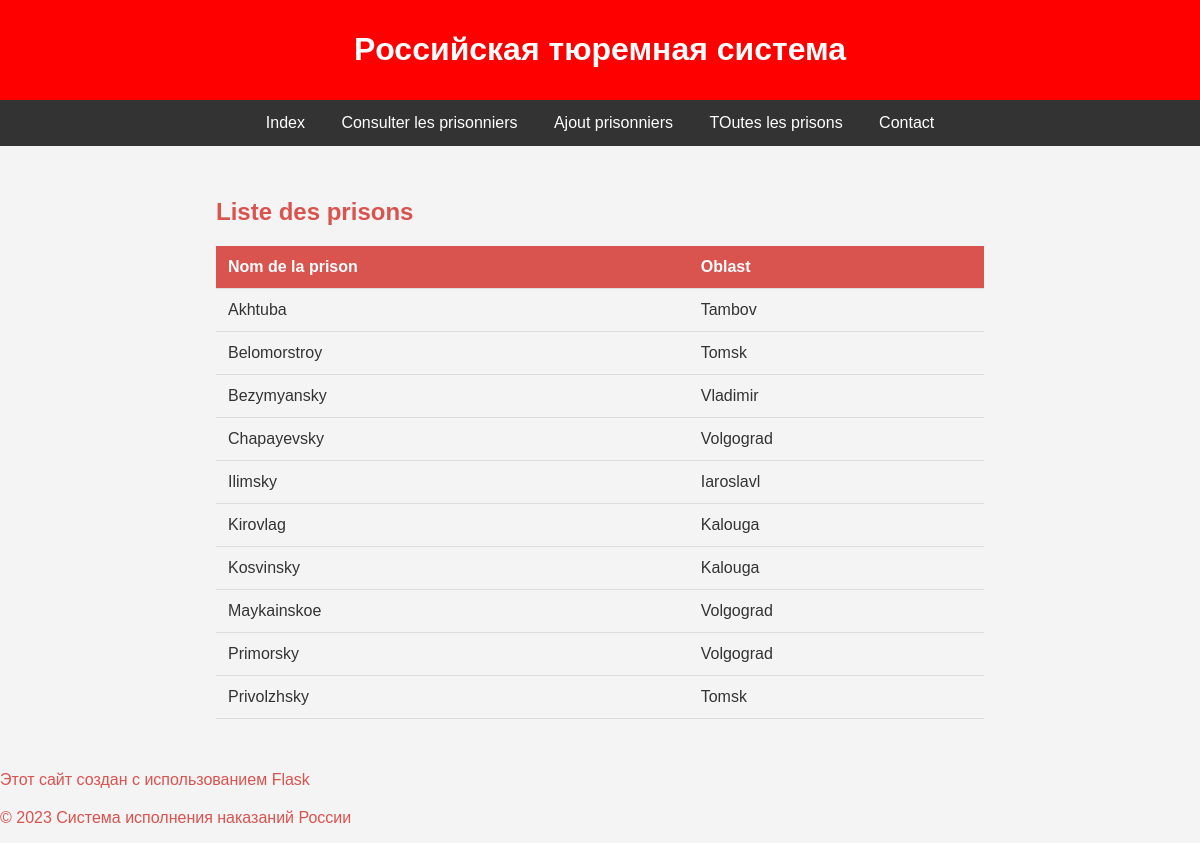
Page /Touteslesprisons on the committed database.
### tables this page shows
CREATE TABLE prison (
	id INTEGER PRIMARY KEY AUTOINCREMENT,
	name_prison VARCHAR(200),
	oblast VARCHAR(100),
	number_of_prisonners INT,
	capacityPrison INT,
	prison_Type VARCHAR(100)
);

### app.py (the view)
@app.route("/Touteslesprisons")
def Touteslesprisons():
    prisons=func.Prison.getAllPrisons()
    return render_template("Touteslesprisons.html",prisons=prisons)

### classes.py (called while the page is built)
def connect_database(database_path):
    return sqlite3.connect(database_path)

     def getAllPrisons():
        conn =connect_database('goodDB.db')
        cursor = conn.cursor()
        prisons=cursor.execute("SELECT * FROM prison").fetchall()
        return prisons

### templates/Touteslesprisons.html (shortened to what this page needs)
<!DOCTYPE html>
<html lang="en">
<head>
</head>
<body>
{% extends 'layout.html' %}
{% block content %}
    <div>
        <h2>Liste des prisons</h2>
        {% if prisons %}
            <table>
                <thead>
                    <tr>
                        <th>Nom de la prison</th>
                        <th>Oblast</th>
                    </tr>
                </thead>
                <tbody>
                    {% for prison in prisons %}
                        <tr>
                            <td>{{ prison[1] }}</td>
                            <td>{{ prison[2] }}</td>
                        </tr>
                    {% endfor %}
                </tbody>
            </table>
        {% else %}
            <p>Aucune prison trouvée.</p>
        {% endif %}
    </div>
{% endblock %}

### templates/layout.html (shortened to what this page needs)
<!DOCTYPE html>
<html lang="en">
<head>
</head>
<body>
<header>
    <h1 style="color: white;">Pоссийская тюремная система</h1>
</header>
<nav>
    <a href="{{ url_for('index') }}">Index</a>
    <a href="{{ url_for('Touslesprisonniers') }}">Consulter les prisonniers</a>
    <a href="{{ url_for('ajoutPrisonnier') }}">Ajout prisonniers</a>
    <a href="{{ url_for('Touteslesprisons') }}">TOutes les prisons</a>
    <a href="#contact">Contact</a>
</nav>
<div style="padding: 16px;">
    {% block content %}{% endblock %}
</div>
    <footer>
        <p>Этот сайт создан с использованием Flask</p>
        <p>&copy; 2023 Система исполнения наказаний России</p>
    </footer>
</body>
</html>

### templates/Touteslesprisons.html (style rules this page uses)
body { font-family: Arial, sans-serif; background-color: #f4f4f4; color: #333; margin: 0; padding: 0; }
h2 { color: #d9534f; }
table { width: 100%; border-collapse: collapse; margin-top: 20px; }
th, td { padding: 12px; text-align: left; border-bottom: 1px solid #ddd; }
th { background-color: #d9534f; color: white; }
p { margin-top: 20px; color: #d9534f; }
div { padding: 16px; max-width: 800px; margin: 0 auto; }

### templates/layout.html (style rules this page uses)
body { font-family: Arial, sans-serif; margin: 0; padding: 0; box-sizing: border-box; }
header { background-color: red; text-align: center; padding: 10px; }
nav { background-color: #333; overflow: hidden; text-align: center; }
nav a { display: inline-block; color: white; text-align: center; padding: 14px 16px; text-decoration: none; }

### rows in the picture
prison: name_prison "Akhtuba", oblast "Tambov"
prison: name_prison "Belomorstroy", oblast "Tomsk"
prison: name_prison "Bezymyansky", oblast "Vladimir"
prison: name_prison "Chapayevsky", oblast "Volgograd"
prison: name_prison "Ilimsky", oblast "Iaroslavl"
prison: name_prison "Kirovlag", oblast "Kalouga"
prison: name_prison "Kosvinsky", oblast "Kalouga"
prison: name_prison "Maykainskoe", oblast "Volgograd"
prison: name_prison "Primorsky", oblast "Volgograd"
prison: name_prison "Privolzhsky", oblast "Tomsk"
